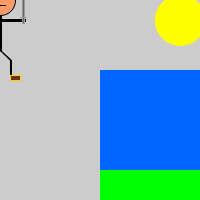
Frame 1 (no input)
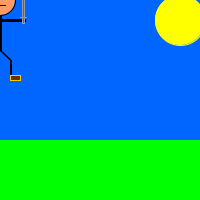
Frame 60 (the mouse pressed at the canvas centre just before this capture)
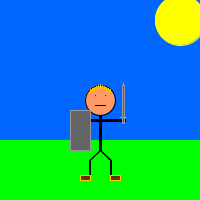
Frame 120 (the mouse held since frame 60 and released just before this capture)

The Processing sketch that drew these frames (run headless with seeded random() and noise(); from frame 60 on, the mouse is pressed at the canvas centre):

// Processing sketch: processing_14719
// ── processing_14719.pde

void setup() {
  size(200,200);
  smooth();
}

void draw() {
//background  
  fill(0,102,255);
  stroke(0,102,255);
  rect(100,70,200,140);
  fill(0,255,0);
  stroke(0,255,0);
  rect(100,170,200,60);
  fill(255,255,0);
  stroke(255,255,0);  
  ellipse(180,20,50,50);
  stroke(0);
  
  swordshman (mouseX, mouseY, color(0,0,0));
}
 

void swordshman(int x_position, int y_position, color c)
{

//body
  rectMode(CENTER);
  fill(c);
  stroke(c);
  rect(x_position,y_position+30,2,40);
//head
  stroke(0);
  fill(255,153,102);
  ellipse(x_position,y_position,30,30);
//upper leg parts
  stroke(c);
  line(x_position,y_position+50,x_position-10,y_position+60);
  line(x_position,y_position+50,x_position-11,y_position+60);
  line(x_position,y_position+50,x_position+10,y_position+60);
  line(x_position,y_position+50,x_position+11,y_position+60);
  //lower leg parts
  line(x_position+11,y_position+60,x_position+11,y_position+80);
  line(x_position+10,y_position+60,x_position+10,y_position+80);
  line(x_position-11,y_position+60,x_position-11,y_position+80);
  line(x_position-10,y_position+60,x_position-10,y_position+80);
//arms
  fill(c);
  rect(x_position,y_position+20,50,2);
//eyes
  point(x_position-5,y_position-5);
  point(x_position+5,y_position-5);
//mouth
  line(x_position-5,y_position+5,x_position+5,y_position+5);
//sword
  fill(100,100,100);
  stroke(153,153,153);
  triangle(x_position+23,y_position-17,x_position+24,y_position-12,x_position+22,y_position-12);
  rect(x_position+23,y_position+4,2,38);
  line(x_position+20,y_position+17,x_position+26,y_position+17);
//shield
  fill(100,100,100);
  rect(x_position-20,y_position+30,20,40);
//hair
  stroke(255,204,0);
  line(x_position-10,y_position-8,x_position-10,y_position-11);
  line(x_position-8,y_position-9,x_position-8,y_position-12);
  line(x_position-6,y_position-10,x_position-6,y_position-13);
  line(x_position-4,y_position-11,x_position-4,y_position-14);
  line(x_position-2,y_position-12,x_position-2,y_position-15);
  line(x_position,y_position-13,x_position,y_position-16);
  line(x_position+2,y_position-12,x_position+2,y_position-15);
  line(x_position+4,y_position-11,x_position+4,y_position-14);
  line(x_position+6,y_position-10,x_position+6,y_position-13);
  line(x_position+8,y_position-9,x_position+8,y_position-12);
  line(x_position+10,y_position-8,x_position+10,y_position-11);
//shoes
  fill(102,51,0);
  rect(x_position-15,y_position+78,10,5);
  rect(x_position+15,y_position+78,10,5);
}
